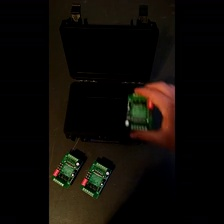
#> input picture Video_Subsection_Split/sequence_video_frames/1485583552231.jpg, 224 x 224 px
$ python vss_main.py
#> lines starting #> are read from the running program, lines starting #| are printed output that depends on the picture
# STACK: - Anaconda3 (Python 3.5.2, Anaconda 4.2.0 (64-bit): C:\Program Files\Anaconda3
#		 - TensorFlow backend (see: C:\Users\JDS\.keras\keras.json)
#		 - pip install --upgrade --ignore-installed tensorflow

import time
import numpy as np
import cv2
import os.path
import sys
from sys import platform
from random import randint
from math import sqrt
import matplotlib.pyplot as plt # watch out on linux...

# Project constants: file system, video settings
VIDEO_FRAMES_FOLDER_NAME = 'sequence_video_frames'
VIDEO_NAME = 'sample_sequence_downsampled.mp4'
WIDTH = 112
HEIGHT = 112
NUM_CHANNELS = 3
global TIMESTEPS
TIMESTEPS = 30
minus1 = (np.array([-1]).astype('float32'))[0] # JUST

# View an image, resized:
#cv2.namedWindow("img1", cv2.WINDOW_AUTOSIZE); cv2.imshow("img1", cv2.resize(cv2.imread(img_path1), (224, 224))); cv2.waitKey(0)
#cv2.namedWindow("img2", cv2.WINDOW_AUTOSIZE); cv2.imshow("img2", cv2.resize(cv2.imread(img_path2), (224, 224))); cv2.waitKey(0)
#cv2.namedWindow("img3", cv2.WINDOW_AUTOSIZE); cv2.imshow("img3", cv2.resize(cv2.imread(img_path3), (224, 224))); cv2.waitKey(0)

### TEST PLAYING VIDEO, create frame database if not exist already:

def PrepareVideoFilesForTraining(vid_name, vid_folder):
# e.g. vid_name = 'sample_sequence_downsampled.mp4'
#	   vid_folder = 'sequence_video_frames'
	if not os.path.exists(vid_folder):
		os.makedirs(vid_folder)

		cap = cv2.VideoCapture(vid_name)
		numFrames = 0
		while True:
			if cap.grab():
				flag, frame = cap.retrieve()
				numFrames = numFrames + 1
				#name = "%d.jpg"%numFrames
				name = "%d.jpg"%(time.time()*1000)
				cv2.imwrite(VIDEO_FRAMES_FOLDER_NAME+"/"+name, frame)     # save frame as JPEG file
				if not flag:
					continue
				else:
					cv2.imshow('video', frame)
			if cv2.waitKey(10) == 27:
				break

		cap.release()
		cv2.destroyAllWindows()

		print("Num frames: ", numFrames) # expected: 15 fps * 40 secs = 600 frames

	# Create training and testing data: approx. 70 - 30
	curr_dir = os.getcwd()
	search_dir = ""
	if platform == "win32":
		search_dir = os.getcwd()+"\\"+VIDEO_FRAMES_FOLDER_NAME # WINDOWS
	else:
		search_dir = os.getcwd()+"/"+VIDEO_FRAMES_FOLDER_NAME # LINUX
	os.chdir(search_dir)
	files = filter(os.path.isfile, os.listdir(search_dir))
	files = [os.path.join(search_dir, f) for f in files] # add path to each file
	files.sort(key=lambda x: x) #os.path.getmtime(x))
	os.chdir(curr_dir)

	return files
	# Now our files are sorted chronologically (they were created in this order)
	# and we can put into training data, similar to below format:
	#(60000, 28, 28, 1) # train (num_examples, width, height, channels)
	#(10000, 28, 28, 1) # test (num_examples, width, height, channels)


def CreateVidFrameTensor(files, width, height, grayscale=1, div=1):
# grayscale is default color. Pass in 0 for gray.
# div for scaling
# Create and return a tensor of video frame files that we can use in some neural network model
#> called with width = 112, height = 112, grayscale = 0, div = 1
	X_ALL = []
	itr = 0
	print("Preparing video files for training...")
	for file in files:
		itr = itr + 1
		im = cv2.resize(cv2.imread(file, grayscale), (round(width/div), round(height/div)))
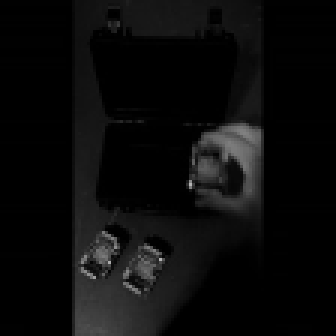
#> im: shape (112, 112) (shown 3 times larger); min 0, max 181, mean 11.1
		#s = im.shape
		#print(s)
		#im = np.reshape(im, (s[2], s[0], s[1]))
		X_ALL.append(im) #default: WIDTH, HEIGHT, NUM_CHANNELS
#> pass 2 of the loop in CreateVidFrameTensor, `for file in files:`:
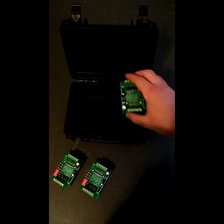
#> input picture Video_Subsection_Split/sequence_video_frames/1485583552323.jpg, 224 x 224 px
#> in CreateVidFrameTensor, `im = cv2.resize(cv2.imread(file, grayscale), (round(width/div), round(..`:
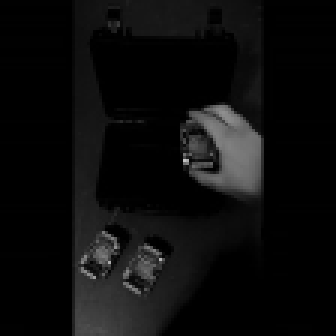
#> im: shape (112, 112) (shown 3 times larger); min 0, max 195, mean 12.5
#> pass 3 of the loop in CreateVidFrameTensor, `for file in files:`:
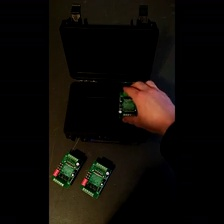
#> input picture Video_Subsection_Split/sequence_video_frames/1485583552652.jpg, 224 x 224 px
#> in CreateVidFrameTensor, `im = cv2.resize(cv2.imread(file, grayscale), (round(width/div), round(..`:
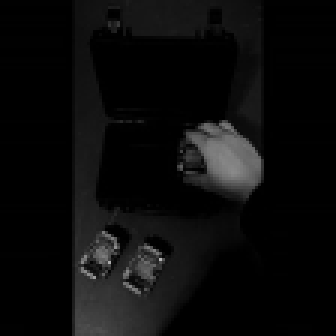
#> im: shape (112, 112) (shown 3 times larger); min 0, max 181, mean 11.5

	X_ALL = np.asarray(X_ALL);
	X_ALL = X_ALL.astype('float32') / 255.
	print("Video files prepared. Shape: ")
	print(X_ALL.shape)
#| (3, 112, 112)
	NumFrames = X_ALL.shape[0]
#> NumFrames = 3

	return X_ALL, NumFrames

def LPF(x):
	n = len(x)
	y = [None] * n
	y[0] = x[0]
	y[1] = x[1]

	for i in range(2,n):
		y[i] = 0.25*(x[i] + 2*x[i-1] + x[i-2])

	return y

def SubSectionSplit(X, N):
	X_t_p_1 = X[1:N]
	X_t = X[0:N-1]
	X_diff_abs = np.abs(np.subtract(X_t_p_1, X_t))

	whole_mean = np.mean(X_diff_abs)
	whole_stds = np.std(X_diff_abs)
	means = [0] * (N-1)
	stds = [0] * (N-1)
	for i in range(0, N-1):
		means[i] = np.mean(X_diff_abs[i])
		#stds[i] = np.std(X_diff_abs[i])

	means = LPF( (means - whole_mean) / whole_stds)
	#stds = LPF(stds - whole_stds)


	return means

def CumulativeSumRewardSeries(v): # v is e.g. mean abs diffs of a video frame-by-frame;
# Returns a potential reward sequence for each time-step, to train a cost function from raw sensory features
# Visually, this is a nice step graph with vals that start at 0 and eventually reach 1.

	n = len(v)
	r = [0] * n
	vmin = np.min(v)

	for t in range(1,n):
		r[t] = r[t-1] + np.abs(v[t] - vmin)**2

	return r/np.max(r)


if __name__ == '__main__':
	print("Running program...")

	files = PrepareVideoFilesForTraining(VIDEO_NAME, VIDEO_FRAMES_FOLDER_NAME) # change constants at top of file

	VidFrames, NumFrames = CreateVidFrameTensor(files, WIDTH, HEIGHT, 0, 1)
#> NumFrames = 3
	print("Number of frames: ",NumFrames)
#| Number of frames:  3

	v = SubSectionSplit(VidFrames, NumFrames)
#> in SubSectionSplit, `whole_mean = np.mean(X_diff_abs)`: whole_mean = 0.0113
#> in SubSectionSplit, `whole_stds = np.std(X_diff_abs)`: whole_stds = 0.0519
#> in SubSectionSplit, `means = [0] * (N-1)`: means = [0, 0]
#> after the loop in SubSectionSplit, `for i in range(0, N-1):`: means = [0.0121, 0.0105]
#> in LPF, `n = len(x)`: n = 2
#> in LPF, `y = [None] * n`: y = 2 items
#> after the loop in LPF, `for i in range(2,n):`: y = [0.0156, -0.0156]
#> v = [0.0156, -0.0156]

	r = CumulativeSumRewardSeries(v)
#> in CumulativeSumRewardSeries, `n = len(v)`: n = 2
#> in CumulativeSumRewardSeries, `r = [0] * n`: r = [0, 0]
#> in CumulativeSumRewardSeries, `vmin = np.min(v)`: vmin = -0.0156
#> r = [nan, nan]

	# Plot for testing:
	t = np.arange(0, NumFrames-1, 1)
#> t = [0, 1]
	plt.figure(1)
	plt.subplot(211)
	plt.plot(t, v, 'b-')
	plt.subplot(212)
	plt.plot(t, r, 'r-')
	plt.show()
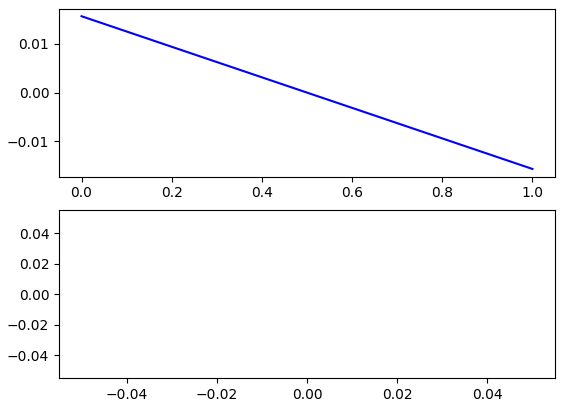
#> figure drawn by matplotlib, 2 panels

	print("Program finished.")
